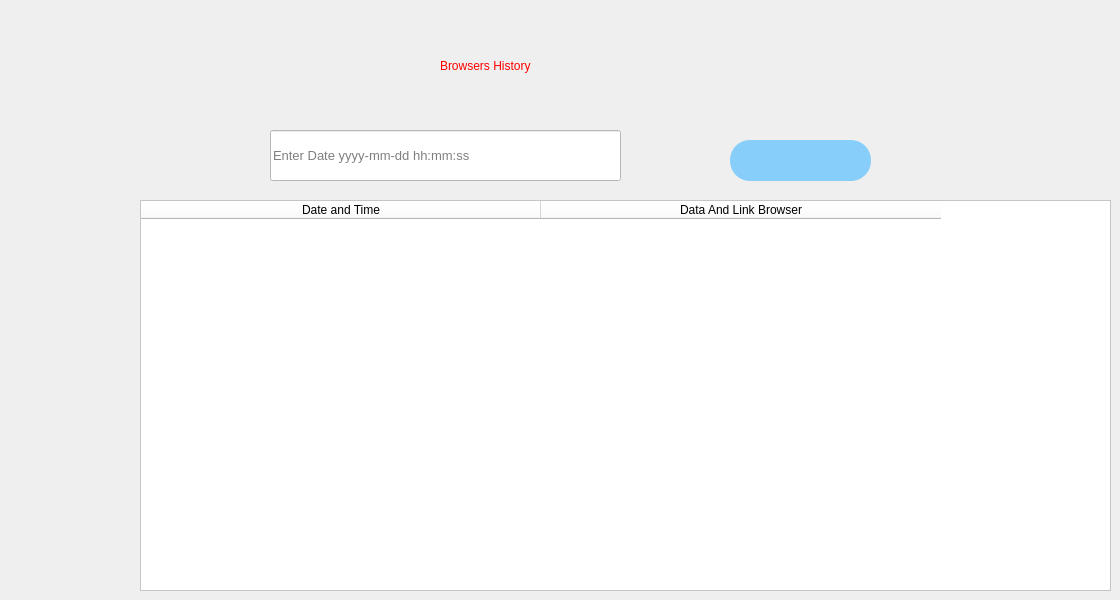
    <widget class="QWidget" name="tab_8">
     <attribute name="title">
      <string>Historry</string>
     </attribute>
     <widget class="QLabel" name="label_21">
      <property name="geometry">
       <rect>
        <x>440</x>
        <y>40</y>
        <width>341</width>
        <height>51</height>
       </rect>
      </property>
      <property name="styleSheet">
       <string notr="true">color:rgb(255, 0, 0);
font: 20pt &quot;MS Shell Dlg 2&quot;;</string>
      </property>
      <property name="text">
       <string>Browsers History</string>
      </property>
     </widget>
     <widget class="QLineEdit" name="date">
      <property name="geometry">
       <rect>
        <x>270</x>
        <y>130</y>
        <width>351</width>
        <height>51</height>
       </rect>
      </property>
      <property name="styleSheet">
       <string notr="true">background-color:rgb(255, 255, 255);font-size:10pt;</string>
      </property>
      <property name="placeholderText">
       <string>Enter Date yyyy-mm-dd hh:mm:ss</string>
      </property>
     </widget>
     <widget class="QPushButton" name="searshHestori">
      <property name="geometry">
       <rect>
        <x>730</x>
        <y>140</y>
        <width>141</width>
        <height>41</height>
       </rect>
      </property>
      <property name="styleSheet">
       <string notr="true">background-color:rgb(135,206,250);
font: 75 16pt &quot;MS Shell Dlg 2&quot;;
border-radius:20</string>
      </property>
      <property name="text">
       <string/>
      </property>
      <property name="icon">
       <iconset>
        <normaloff>1024px-Search_Icon.svg.png</normaloff>1024px-Search_Icon.svg.png</iconset>
      </property>
      <property name="iconSize">
       <size>
        <width>50</width>
        <height>50</height>
       </size>
      </property>
     </widget>
     <widget class="QTableWidget" name="teblehistory">
      <property name="geometry">
       <rect>
        <x>140</x>
        <y>200</y>
        <width>971</width>
        <height>391</height>
       </rect>
      </property>
      <property name="maximumSize">
       <size>
        <width>971</width>
        <height>16777215</height>
       </size>
      </property>
      <property name="styleSheet">
       <string notr="true">background-color:rgb(255, 255, 255);
</string>
      </property>
      <attribute name="horizontalHeaderCascadingSectionResizes">
       <bool>true</bool>
      </attribute>
      <attribute name="horizontalHeaderDefaultSectionSize">
       <number>400</number>
      </attribute>
      <attribute name="horizontalHeaderMinimumSectionSize">
       <number>100</number>
      </attribute>
      <column>
       <property name="text">
        <string>Date and Time</string>
       </property>
      </column>
      <column>
       <property name="text">
        <string>Data And Link Browser</string>
       </property>
       <property name="whatsThis">
        <string/>
       </property>
      </column>
     </widget>
    </widget>
